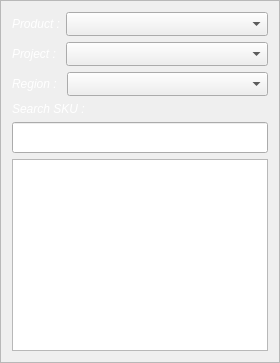
            <widget class="QFrame" name="f_view_find">
             <property name="sizePolicy">
              <sizepolicy hsizetype="Fixed" vsizetype="Preferred">
               <horstretch>0</horstretch>
               <verstretch>0</verstretch>
              </sizepolicy>
             </property>
             <property name="styleSheet">
              <string notr="true">#f_view_find
{
 background-color: #26364d;
}</string>
             </property>
             <property name="frameShape">
              <enum>QFrame::Shape::StyledPanel</enum>
             </property>
             <property name="frameShadow">
              <enum>QFrame::Shadow::Raised</enum>
             </property>
             <layout class="QGridLayout" name="gridLayout_14">
              <item row="0" column="0">
               <layout class="QHBoxLayout" name="horizontalLayout_24">
                <item>
                 <widget class="QLabel" name="label_36">
                  <property name="sizePolicy">
                   <sizepolicy hsizetype="Fixed" vsizetype="Preferred">
                    <horstretch>0</horstretch>
                    <verstretch>0</verstretch>
                   </sizepolicy>
                  </property>
                  <property name="font">
                   <font>
                    <pointsize>9</pointsize>
                    <italic>true</italic>
                   </font>
                  </property>
                  <property name="styleSheet">
                   <string notr="true">color: rgb(255, 255, 255);</string>
                  </property>
                  <property name="text">
                   <string>Product :</string>
                  </property>
                 </widget>
                </item>
                <item>
                 <widget class="QComboBox" name="cb_view_product">
                  <property name="minimumSize">
                   <size>
                    <width>107</width>
                    <height>24</height>
                   </size>
                  </property>
                  <property name="cursor">
                   <cursorShape>PointingHandCursor</cursorShape>
                  </property>
                 </widget>
                </item>
               </layout>
              </item>
              <item row="1" column="0">
               <layout class="QHBoxLayout" name="horizontalLayout_23">
                <property name="spacing">
                 <number>10</number>
                </property>
                <item>
                 <widget class="QLabel" name="label_35">
                  <property name="sizePolicy">
                   <sizepolicy hsizetype="Fixed" vsizetype="Preferred">
                    <horstretch>0</horstretch>
                    <verstretch>0</verstretch>
                   </sizepolicy>
                  </property>
                  <property name="font">
                   <font>
                    <pointsize>9</pointsize>
                    <italic>true</italic>
                   </font>
                  </property>
                  <property name="styleSheet">
                   <string notr="true">color: rgb(255, 255, 255);</string>
                  </property>
                  <property name="text">
                   <string>Project :</string>
                  </property>
                 </widget>
                </item>
                <item>
                 <widget class="QComboBox" name="cb_view_project">
                  <property name="minimumSize">
                   <size>
                    <width>107</width>
                    <height>24</height>
                   </size>
                  </property>
                  <property name="cursor">
                   <cursorShape>PointingHandCursor</cursorShape>
                  </property>
                  <property name="mouseTracking">
                   <bool>true</bool>
                  </property>
                 </widget>
                </item>
               </layout>
              </item>
              <item row="2" column="0">
               <layout class="QHBoxLayout" name="horizontalLayout">
                <property name="spacing">
                 <number>10</number>
                </property>
                <item>
                 <widget class="QLabel" name="label_8">
                  <property name="sizePolicy">
                   <sizepolicy hsizetype="Fixed" vsizetype="Preferred">
                    <horstretch>0</horstretch>
                    <verstretch>0</verstretch>
                   </sizepolicy>
                  </property>
                  <property name="font">
                   <font>
                    <pointsize>9</pointsize>
                    <italic>true</italic>
                   </font>
                  </property>
                  <property name="styleSheet">
                   <string notr="true">color: rgb(255, 255, 255);</string>
                  </property>
                  <property name="text">
                   <string>Region :</string>
                  </property>
                 </widget>
                </item>
                <item>
                 <widget class="QComboBox" name="cb_view_region">
                  <property name="minimumSize">
                   <size>
                    <width>107</width>
                    <height>24</height>
                   </size>
                  </property>
                  <property name="cursor">
                   <cursorShape>PointingHandCursor</cursorShape>
                  </property>
                  <property name="mouseTracking">
                   <bool>true</bool>
                  </property>
                 </widget>
                </item>
               </layout>
              </item>
              <item row="3" column="0">
               <widget class="QLabel" name="label_5">
                <property name="font">
                 <font>
                  <pointsize>9</pointsize>
                  <italic>true</italic>
                 </font>
                </property>
                <property name="styleSheet">
                 <string notr="true">color: rgb(255, 255, 255);</string>
                </property>
                <property name="text">
                 <string>Search SKU :</string>
                </property>
               </widget>
              </item>
              <item row="4" column="0">
               <widget class="QLineEdit" name="tx_view_skuSearch">
                <property name="minimumSize">
                 <size>
                  <width>161</width>
                  <height>31</height>
                 </size>
                </property>
                <property name="alignment">
                 <set>Qt::AlignmentFlag::AlignCenter</set>
                </property>
               </widget>
              </item>
              <item row="5" column="0">
               <widget class="QListView" name="list_view_sku"/>
              </item>
             </layout>
            </widget>
